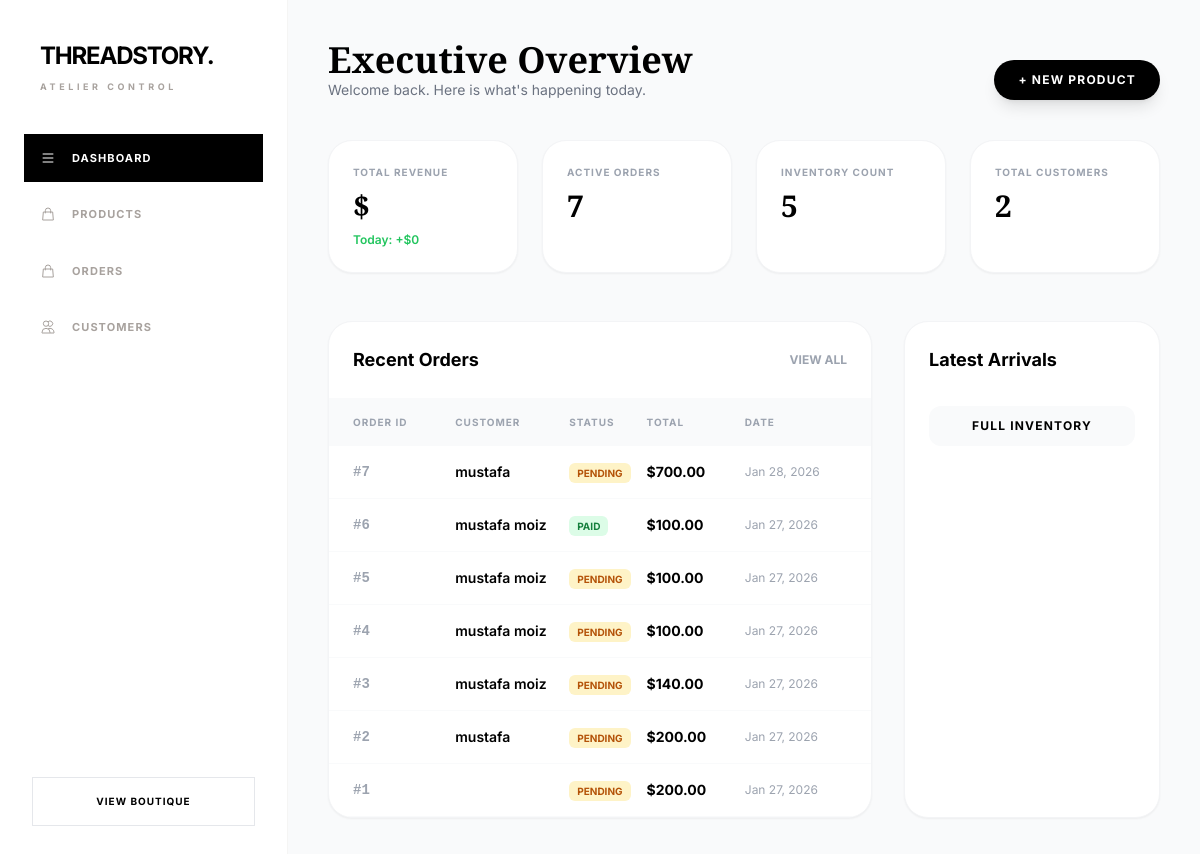
The app's page /admin-panel/, older data.
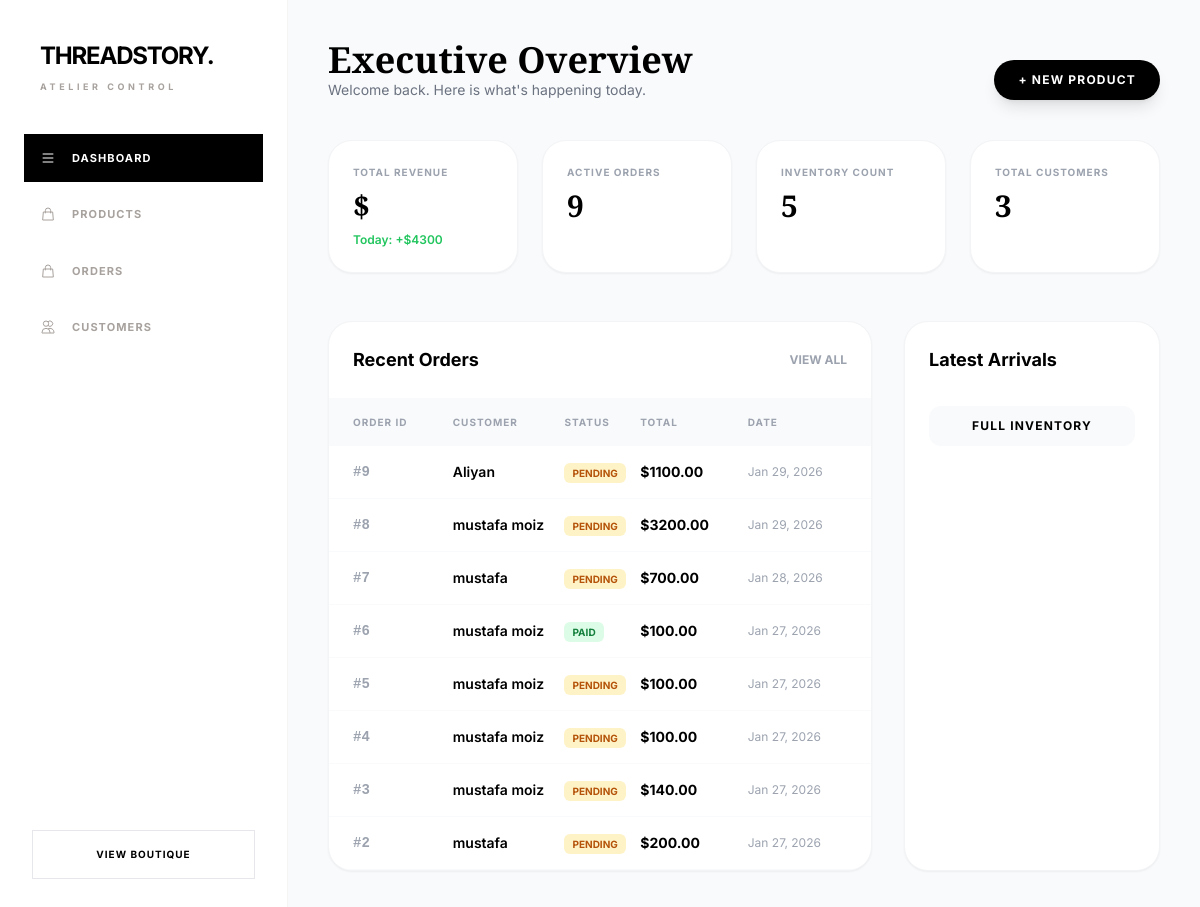
The same page, newer data.
### cart/models.py (models this page shows, shortened)
class Order(models.Model):
    STATUS_PENDING = "pending"
    STATUS_DISPATCHED = "order_dispatched"
    STATUS_COMPLETED = "completed"
    STATUS_CHOICES = [
        (STATUS_PENDING, "Pending"),
        (STATUS_DISPATCHED, "Order Dispatched"),
        (STATUS_COMPLETED, "Completed"),
    ]
    customer = models.ForeignKey(
        Customer, on_delete=models.CASCADE, null=True, blank=True
    )
    shipping_address = models.CharField(max_length=255)
    created_at = models.DateTimeField(auto_now_add=True)
    updated_at = models.DateTimeField(auto_now=True)
    is_paid = models.BooleanField(default=False)
    city = models.CharField(max_length=100, blank=True)
    state = models.CharField(max_length=100, blank=True)
    zip_code = models.CharField(max_length=20, blank=True)
    total_amount = models.DecimalField(max_digits=12, decimal_places=2, default=0)
    status = models.CharField(
        max_length=20, choices=STATUS_CHOICES, default=STATUS_PENDING
    )
    class Meta:
        ordering = ["-created_at"]

### user_register/models.py (models this page shows, shortened)
class Customer(models.Model):
    DELIVERY_CHOICES = [
        ('home', 'Home Delivery'),
        ('pickup', 'Store Pickup'),
    ]
    first_name = models.CharField(max_length=100)
    last_name = models.CharField(max_length=100, default='NA')
    email = models.EmailField(unique=True)
    phone_regex = RegexValidator(
        regex=r'^03\d{9}$',
        message='Enter valid Pakistani number (03XXXXXXXXX)'
    )
    phone_number = models.CharField(
        max_length=11,
        unique=True,
        validators=[phone_regex]
    )
    delivery_type = models.CharField(
        max_length=10,
        choices=DELIVERY_CHOICES
    )
    address = models.TextField(blank=True)
    created_at = models.DateTimeField(auto_now_add=True)
    updated_at = models.DateTimeField(auto_now=True)
    delivery_type = models.CharField(
        max_length=10,
        choices=DELIVERY_CHOICES,
        default='home'  # <--- add this
)

### cart/dashboard.py (the view)
# urls.py: path("admin-panel/", admin_dashboard, name="dashboard_analytics"),
def admin_dashboard(request):
    today_date = now().date()
    month_start = today_date.replace(day=1)
    stats = Order.objects.aggregate(
        total_count=Count('id'),
        paid_count=Count('id', filter=Q(is_paid=True)),
        total_revenue=Sum('total_amount'),
        today_revenue=Sum('total_amount', filter=Q(created_at__date=today_date))
    )
    top_products = OrderItem.objects.values(
        "product__name", "product__image"
    ).annotate(total_sold=Sum("quantity")).order_by("-total_sold")[:5]
    context = {
        "total_revenue": stats['total_revenue'] or 0,
        "active_orders": stats['total_count'] or 0,
        "today_sales": stats['today_revenue'] or 0,
        "total_products": Product.objects.count(),
        "total_customers": Customer.objects.count(),
        "recent_orders": Order.objects.select_related("customer").order_by("-created_at")[:8],
        "top_products": top_products,
    }
    return render(request, "admin_dashboard.html", context)

### templates/admin_dashboard.html (shortened to what the changed rows need)
<!DOCTYPE html>
<html lang="en">
<head>
    {% load static %}
    <script src="https://cdn.tailwindcss.com"></script>
    <link rel="stylesheet" href="https://cdnjs.cloudflare.com/ajax/libs/font-awesome/6.4.0/css/all.min.css">
</head>
<body class="flex">
    <aside class="w-72 h-screen sticky top-0 bg-white border-r border-stone-100 flex flex-col z-50">
        <div class="p-10">
            <h1 class="font-playfair text-2xl font-bold tracking-tighter transition-all">
                THREADSTORY<span class="text-gold">.</span>
            </h1>
        </div>
    </aside>
    <main class="flex-1 p-10 overflow-y-auto">
        <header class="flex justify-between items-end mb-10">
            <div>
                <h2 class="font-display text-4xl font-bold">Executive Overview</h2>
            </div>
        </header>
        <div class="grid grid-cols-1 md:grid-cols-4 gap-6 mb-12">
            <div class="bg-white p-6 rounded-3xl border border-gray-100 shadow-sm">
                <p class="text-[10px] font-bold text-gray-400 tracking-widest uppercase">Total Revenue</p>
                <h3 class="text-3xl font-display font-bold mt-2">${{ total_sales|floatformat:2 }}</h3>
                <p class="text-xs text-green-500 mt-2 font-semibold">Today: +${{ today_sales }}</p>
            </div>
            <div class="bg-white p-6 rounded-3xl border border-gray-100 shadow-sm">
                <p class="text-[10px] font-bold text-gray-400 tracking-widest uppercase">Active Orders</p>
                <h3 class="text-3xl font-display font-bold mt-2">{{ active_orders  }}</h3>
            </div>
            <div class="bg-white p-6 rounded-3xl border border-gray-100 shadow-sm">
                <p class="text-[10px] font-bold text-gray-400 tracking-widest uppercase">Total Customers</p>
                <h3 class="text-3xl font-display font-bold mt-2">{{ total_customers }}</h3>
            </div>
        </div>
        <div class="grid lg:grid-cols-3 gap-8">
            <div id="orders"
                class="lg:col-span-2 bg-white rounded-3xl border border-gray-100 shadow-sm overflow-hidden">
                <table class="w-full text-left">
                    <thead class="bg-gray-50 text-[10px] uppercase tracking-widest text-gray-400">
                        <tr>
                            <th class="px-6 py-4">Order ID</th>
                            <th>Customer</th>
                            <th>Status</th>
                            <th>Total</th>
                            <th class="px-6">Date</th>
                        </tr>
                    </thead>
                    <tbody class="text-sm">
                        {% for order in recent_orders %}
                        <tr class="border-b border-gray-50 hover:bg-gray-50 transition">
                            <td class="px-6 py-4 font-mono font-bold text-gray-400">#{{ order.id }}</td>
                            <td class="font-semibold">{{ order.customer.first_name }}</td>
                            <td>
                                {% if order.is_paid %}
                                <span
                                    class="px-2 py-1 bg-green-100 text-green-700 text-[10px] font-bold rounded-md">PAID</span>
                                {% else %}
                                <span
                                    class="px-2 py-1 bg-amber-100 text-amber-700 text-[10px] font-bold rounded-md">PENDING</span>
                                {% endif %}
                            </td>
                            <td class="font-bold">${{ order.total_amount }}</td>
                            <td class="px-6 text-gray-400 text-xs">{{ order.created_at|date:"M d, Y" }}</td>
                        </tr>
                        {% endfor %}
                    </tbody>
                </table>
            </div>
        </div>
    </main>
</body>
</html>

Row changes from the older to the newer data that the page shows:
no longer on this page (row unchanged): Order: id "1", is_paid "PENDING", total_amount "200.00", created_at "Jan 27, 2026"
added Order: id "9", customer.first_name "Aliyan", is_paid "PENDING", total_amount "1100.00", created_at "Jan 29, 2026"
added Order: id "8", customer.first_name "mustafa moiz", is_paid "PENDING", total_amount "3200.00", created_at "Jan 29, 2026"
Text that changed along with them:
{{ today_sales }}: "0" → "4300"
{{ active_orders }}: "7" → "9"
{{ total_customers }}: "2" → "3"
